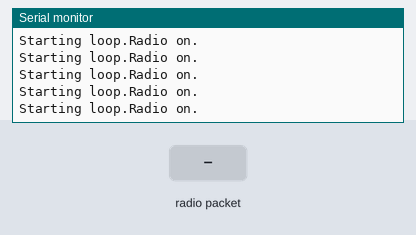
The sketch below on a simulated Arduino Uno, built with avr-gcc and run on an emulated ATmega328P. On the bench: the last lines printed to the serial monitor. The inputs (shaded band) are chosen by the test bench. No radio packets arrive unless stated.

Above: at 1.2 s.
1.3 s: radio packet "0" arrives
At 1.58 s:
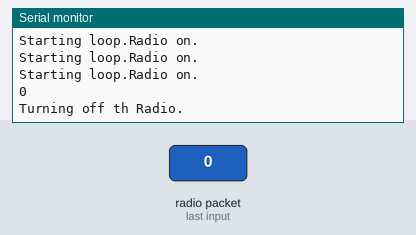
2.9 s: radio packet "1" arrives
At 3.18 s:
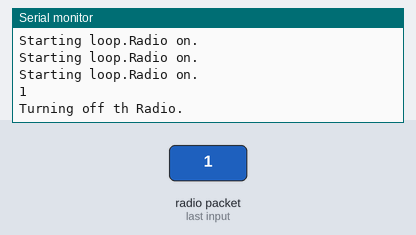

The sketch:

project.ino
```cpp
#include <SPI.h>
#include "nRF24L01.h"
#include "RF24.h"
#include "printf.h"


RF24 radio(9,10);


void setup(void){
  while(!Serial);
  Serial.begin(9600);

  radio.begin();

  radio.setPALevel(RF24_PA_MAX);
  radio.setChannel(0x76);
  radio.openWritingPipe(0xF0F0F0F0E1LL);
  const uint64_t pipe = 0xE8E8F0F0E1LL;
  radio.openReadingPipe(1,pipe);

  radio.enableDynamicPayloads();
  radio.powerUp();
}

void loop(void){
   radio.startListening();
   Serial.println("Starting loop.Radio on.");
   char recievedMessage[32] = {0};
   if(radio.available()){
    radio.read(recievedMessage , sizeof(recievedMessage));
    Serial.println(recievedMessage);
    Serial.println("Turning off th Radio.");
    radio.stopListening();
    String stringMessage(recievedMessage);

    if(stringMessage == "0"){

    }

    if(stringMessage == "1"){

    }

    if(stringMessage == "2"){

    }

    if(stringMessage == "3"){

    }

   }
   delay(200);
}
```

Measured:
- after the input at 1.3 s, the serial monitor: prints a new line after 0.13 s (image 1)
- after the input at 2.9 s, the serial monitor: prints a new line after 0.14 s (image 2)
